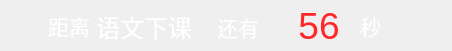
<?xml version="1.0" encoding="UTF-8"?>
<ui version="4.0">
 <class>precastingWidgetClass</class>
 <widget class="QWidget" name="precastingWidgetClass">
  <property name="geometry">
   <rect>
    <x>0</x>
    <y>0</y>
    <width>452</width>
    <height>51</height>
   </rect>
  </property>
  <property name="minimumSize">
   <size>
    <width>440</width>
    <height>0</height>
   </size>
  </property>
  <property name="maximumSize">
   <size>
    <width>452</width>
    <height>51</height>
   </size>
  </property>
  <property name="windowTitle">
   <string>precastingWidget</string>
  </property>
  <widget class="QFrame" name="mainFrame">
   <property name="enabled">
    <bool>true</bool>
   </property>
   <property name="geometry">
    <rect>
     <x>-1</x>
     <y>0</y>
     <width>431</width>
     <height>51</height>
    </rect>
   </property>
   <property name="autoFillBackground">
    <bool>false</bool>
   </property>
   <property name="frameShape">
    <enum>QFrame::Shape::NoFrame</enum>
   </property>
   <property name="frameShadow">
    <enum>QFrame::Shadow::Plain</enum>
   </property>
   <widget class="QWidget" name="horizontalLayoutWidget">
    <property name="geometry">
     <rect>
      <x>0</x>
      <y>0</y>
      <width>451</width>
      <height>52</height>
     </rect>
    </property>
    <layout class="QHBoxLayout" name="horizontalLayout">
     <item>
      <widget class="QLabel" name="hint_dist_tr0">
       <property name="enabled">
        <bool>true</bool>
       </property>
       <property name="maximumSize">
        <size>
         <width>16777215</width>
         <height>50</height>
        </size>
       </property>
       <property name="styleSheet">
        <string notr="true">font-size: 16pt;
color: white</string>
       </property>
       <property name="text">
        <string>距离</string>
       </property>
       <property name="scaledContents">
        <bool>true</bool>
       </property>
       <property name="alignment">
        <set>Qt::AlignmentFlag::AlignRight|Qt::AlignmentFlag::AlignTrailing|Qt::AlignmentFlag::AlignVCenter</set>
       </property>
      </widget>
     </item>
     <item>
      <widget class="QLabel" name="hint_subjName">
       <property name="sizePolicy">
        <sizepolicy hsizetype="Minimum" vsizetype="Fixed">
         <horstretch>0</horstretch>
         <verstretch>0</verstretch>
        </sizepolicy>
       </property>
       <property name="maximumSize">
        <size>
         <width>100</width>
         <height>50</height>
        </size>
       </property>
       <property name="styleSheet">
        <string notr="true">font-size: 18pt;
color: white</string>
       </property>
       <property name="text">
        <string>语文下课</string>
       </property>
       <property name="alignment">
        <set>Qt::AlignmentFlag::AlignCenter</set>
       </property>
       <property name="wordWrap">
        <bool>false</bool>
       </property>
      </widget>
     </item>
     <item>
      <widget class="QLabel" name="hint_dist_tr1">
       <property name="sizePolicy">
        <sizepolicy hsizetype="Minimum" vsizetype="Preferred">
         <horstretch>10</horstretch>
         <verstretch>0</verstretch>
        </sizepolicy>
       </property>
       <property name="minimumSize">
        <size>
         <width>5</width>
         <height>0</height>
        </size>
       </property>
       <property name="maximumSize">
        <size>
         <width>80</width>
         <height>16777215</height>
        </size>
       </property>
       <property name="styleSheet">
        <string notr="true">font-size: 16pt;
color: white</string>
       </property>
       <property name="text">
        <string>还有</string>
       </property>
       <property name="textFormat">
        <enum>Qt::TextFormat::RichText</enum>
       </property>
       <property name="alignment">
        <set>Qt::AlignmentFlag::AlignCenter</set>
       </property>
       <property name="wordWrap">
        <bool>true</bool>
       </property>
      </widget>
     </item>
     <item>
      <widget class="QLabel" name="hint_timeNum">
       <property name="maximumSize">
        <size>
         <width>70</width>
         <height>50</height>
        </size>
       </property>
       <property name="styleSheet">
        <string notr="true">color: rgb(255, 39, 39);
font-size: 28pt;</string>
       </property>
       <property name="frameShape">
        <enum>QFrame::Shape::NoFrame</enum>
       </property>
       <property name="text">
        <string>56</string>
       </property>
       <property name="scaledContents">
        <bool>true</bool>
       </property>
       <property name="alignment">
        <set>Qt::AlignmentFlag::AlignCenter</set>
       </property>
      </widget>
     </item>
     <item>
      <widget class="QLabel" name="hint_unit">
       <property name="styleSheet">
        <string notr="true">font-size: 16pt;
color: white</string>
       </property>
       <property name="text">
        <string>秒</string>
       </property>
      </widget>
     </item>
    </layout>
   </widget>
  </widget>
 </widget>
 <layoutdefault spacing="6" margin="11"/>
 <resources/>
 <connections/>
</ui>
